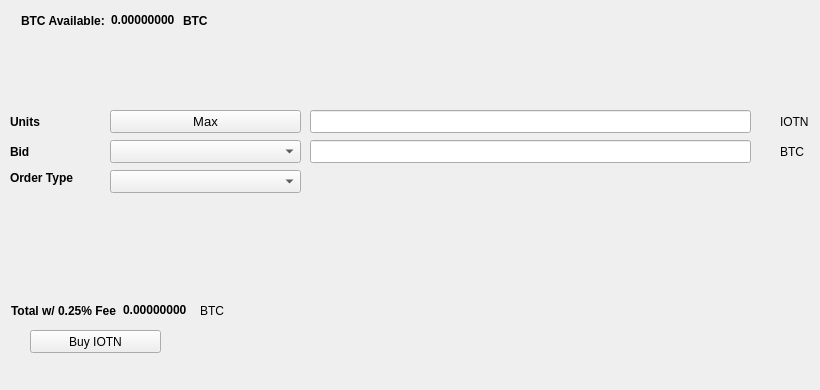
   <widget class="QWidget" name="BuyTab">
    <attribute name="title">
     <string>Buy</string>
    </attribute>
    <widget class="QPushButton" name="BuyIOTN">
     <property name="geometry">
      <rect>
       <x>30</x>
       <y>330</y>
       <width>131</width>
       <height>23</height>
      </rect>
     </property>
     <property name="text">
      <string>Buy IOTN</string>
     </property>
     <property name="icon">
      <iconset resource="../iotnexus.qrc">
       <normaloff>:/icons/bitcoin</normaloff>:/icons/bitcoin</iconset>
     </property>
    </widget>
    <widget class="QLabel" name="label_3">
     <property name="geometry">
      <rect>
       <x>10</x>
       <y>110</y>
       <width>46</width>
       <height>23</height>
      </rect>
     </property>
     <property name="font">
      <font>
       <weight>75</weight>
       <bold>true</bold>
      </font>
     </property>
     <property name="text">
      <string>Units</string>
     </property>
    </widget>
    <widget class="QLineEdit" name="UnitsInput">
     <property name="geometry">
      <rect>
       <x>310</x>
       <y>110</y>
       <width>441</width>
       <height>23</height>
      </rect>
     </property>
     <property name="font">
      <font>
       <pointsize>9</pointsize>
       <weight>75</weight>
       <bold>true</bold>
      </font>
     </property>
    </widget>
    <widget class="QLineEdit" name="BuyBidPriceEdit">
     <property name="geometry">
      <rect>
       <x>310</x>
       <y>140</y>
       <width>441</width>
       <height>23</height>
      </rect>
     </property>
     <property name="font">
      <font>
       <pointsize>9</pointsize>
       <weight>75</weight>
       <bold>true</bold>
      </font>
     </property>
    </widget>
    <widget class="QLabel" name="label_4">
     <property name="geometry">
      <rect>
       <x>780</x>
       <y>110</y>
       <width>31</width>
       <height>23</height>
      </rect>
     </property>
     <property name="text">
      <string>IOTN</string>
     </property>
    </widget>
    <widget class="QLabel" name="label_5">
     <property name="geometry">
      <rect>
       <x>780</x>
       <y>140</y>
       <width>31</width>
       <height>23</height>
      </rect>
     </property>
     <property name="text">
      <string>BTC</string>
     </property>
    </widget>
    <widget class="QLabel" name="label_6">
     <property name="geometry">
      <rect>
       <x>10</x>
       <y>140</y>
       <width>46</width>
       <height>23</height>
      </rect>
     </property>
     <property name="font">
      <font>
       <weight>75</weight>
       <bold>true</bold>
      </font>
     </property>
     <property name="text">
      <string>Bid</string>
     </property>
    </widget>
    <widget class="QLabel" name="label_7">
     <property name="geometry">
      <rect>
       <x>10</x>
       <y>170</y>
       <width>91</width>
       <height>16</height>
      </rect>
     </property>
     <property name="font">
      <font>
       <weight>75</weight>
       <bold>true</bold>
      </font>
     </property>
     <property name="text">
      <string>Order Type</string>
     </property>
    </widget>
    <widget class="QPushButton" name="Buy_Max_Amount">
     <property name="geometry">
      <rect>
       <x>110</x>
       <y>110</y>
       <width>191</width>
       <height>23</height>
      </rect>
     </property>
     <property name="font">
      <font>
       <pointsize>10</pointsize>
      </font>
     </property>
     <property name="text">
      <string>Max</string>
     </property>
    </widget>
    <widget class="QComboBox" name="BuyBidcomboBox">
     <property name="geometry">
      <rect>
       <x>110</x>
       <y>140</y>
       <width>191</width>
       <height>23</height>
      </rect>
     </property>
     <property name="font">
      <font>
       <pointsize>10</pointsize>
      </font>
     </property>
    </widget>
    <widget class="QComboBox" name="buyOrdertypeCombo">
     <property name="geometry">
      <rect>
       <x>110</x>
       <y>170</y>
       <width>191</width>
       <height>23</height>
      </rect>
     </property>
     <property name="font">
      <font>
       <pointsize>10</pointsize>
      </font>
     </property>
    </widget>
    <widget class="QWidget" name="layoutWidget1">
     <property name="geometry">
      <rect>
       <x>21</x>
       <y>11</y>
       <width>227</width>
       <height>19</height>
      </rect>
     </property>
     <layout class="QHBoxLayout" name="horizontalLayout_3">
      <item>
       <widget class="QLabel" name="label232">
        <property name="font">
         <font>
          <weight>75</weight>
          <bold>true</bold>
         </font>
        </property>
        <property name="text">
         <string>BTC Available:</string>
        </property>
       </widget>
      </item>
      <item>
       <widget class="QLabel" name="BtcAvailableLbl">
        <property name="palette">
         <palette>
          <active>
           <colorrole role="WindowText">
            <brush brushstyle="SolidPattern">
             <color alpha="255">
              <red>0</red>
              <green>0</green>
              <blue>0</blue>
             </color>
            </brush>
           </colorrole>
           <colorrole role="Button">
            <brush brushstyle="SolidPattern">
             <color alpha="255">
              <red>0</red>
              <green>170</green>
              <blue>0</blue>
             </color>
            </brush>
           </colorrole>
           <colorrole role="Light">
            <brush brushstyle="SolidPattern">
             <color alpha="255">
              <red>0</red>
              <green>255</green>
              <blue>0</blue>
             </color>
            </brush>
           </colorrole>
           <colorrole role="Midlight">
            <brush brushstyle="SolidPattern">
             <color alpha="255">
              <red>0</red>
              <green>212</green>
              <blue>0</blue>
             </color>
            </brush>
           </colorrole>
           <colorrole role="Dark">
            <brush brushstyle="SolidPattern">
             <color alpha="255">
              <red>0</red>
              <green>85</green>
              <blue>0</blue>
             </color>
            </brush>
           </colorrole>
           <colorrole role="Mid">
            <brush brushstyle="SolidPattern">
             <color alpha="255">
              <red>0</red>
              <green>113</green>
              <blue>0</blue>
             </color>
            </brush>
           </colorrole>
           <colorrole role="Text">
            <brush brushstyle="SolidPattern">
             <color alpha="255">
              <red>0</red>
              <green>170</green>
              <blue>0</blue>
             </color>
            </brush>
           </colorrole>
           <colorrole role="BrightText">
            <brush brushstyle="SolidPattern">
             <color alpha="255">
              <red>255</red>
              <green>255</green>
              <blue>255</blue>
             </color>
            </brush>
           </colorrole>
           <colorrole role="ButtonText">
            <brush brushstyle="SolidPattern">
             <color alpha="255">
              <red>0</red>
              <green>0</green>
              <blue>0</blue>
             </color>
            </brush>
           </colorrole>
           <colorrole role="Base">
            <brush brushstyle="SolidPattern">
             <color alpha="255">
              <red>255</red>
              <green>255</green>
              <blue>255</blue>
             </color>
            </brush>
           </colorrole>
           <colorrole role="Window">
            <brush brushstyle="SolidPattern">
             <color alpha="255">
              <red>0</red>
              <green>170</green>
              <blue>0</blue>
             </color>
            </brush>
           </colorrole>
           <colorrole role="Shadow">
            <brush brushstyle="SolidPattern">
             <color alpha="255">
              <red>0</red>
              <green>0</green>
              <blue>0</blue>
             </color>
            </brush>
           </colorrole>
           <colorrole role="AlternateBase">
            <brush brushstyle="SolidPattern">
             <color alpha="255">
              <red>127</red>
              <green>212</green>
              <blue>127</blue>
             </color>
            </brush>
           </colorrole>
           <colorrole role="ToolTipBase">
            <brush brushstyle="SolidPattern">
             <color alpha="255">
              <red>255</red>
              <green>255</green>
              <blue>220</blue>
             </color>
            </brush>
           </colorrole>
           <colorrole role="ToolTipText">
            <brush brushstyle="SolidPattern">
             <color alpha="255">
              <red>0</red>
              <green>0</green>
              <blue>0</blue>
             </color>
            </brush>
           </colorrole>
          </active>
          <inactive>
           <colorrole role="WindowText">
            <brush brushstyle="SolidPattern">
             <color alpha="255">
              <red>0</red>
              <green>0</green>
              <blue>0</blue>
             </color>
            </brush>
           </colorrole>
           <colorrole role="Button">
            <brush brushstyle="SolidPattern">
             <color alpha="255">
              <red>0</red>
              <green>170</green>
              <blue>0</blue>
             </color>
            </brush>
           </colorrole>
           <colorrole role="Light">
            <brush brushstyle="SolidPattern">
             <color alpha="255">
              <red>0</red>
              <green>255</green>
              <blue>0</blue>
             </color>
            </brush>
           </colorrole>
           <colorrole role="Midlight">
            <brush brushstyle="SolidPattern">
             <color alpha="255">
              <red>0</red>
              <green>212</green>
              <blue>0</blue>
             </color>
            </brush>
           </colorrole>
           <colorrole role="Dark">
            <brush brushstyle="SolidPattern">
             <color alpha="255">
              <red>0</red>
              <green>85</green>
              <blue>0</blue>
             </color>
            </brush>
           </colorrole>
           <colorrole role="Mid">
            <brush brushstyle="SolidPattern">
             <color alpha="255">
              <red>0</red>
              <green>113</green>
              <blue>0</blue>
             </color>
            </brush>
           </colorrole>
           <colorrole role="Text">
            <brush brushstyle="SolidPattern">
             <color alpha="255">
              <red>0</red>
              <green>170</green>
              <blue>0</blue>
             </color>
            </brush>
           </colorrole>
           <colorrole role="BrightText">
            <brush brushstyle="SolidPattern">
             <color alpha="255">
              <red>255</red>
              <green>255</green>
              <blue>255</blue>
             </color>
            </brush>
           </colorrole>
           <colorrole role="ButtonText">
            <brush brushstyle="SolidPattern">
             <color alpha="255">
              <red>0</red>
              <green>0</green>
              <blue>0</blue>
             </color>
            </brush>
           </colorrole>
           <colorrole role="Base">
            <brush brushstyle="SolidPattern">
             <color alpha="255">
              <red>255</red>
              <green>255</green>
              <blue>255</blue>
             </color>
            </brush>
           </colorrole>
           <colorrole role="Window">
            <brush brushstyle="SolidPattern">
             <color alpha="255">
              <red>0</red>
              <green>170</green>
              <blue>0</blue>
             </color>
            </brush>
           </colorrole>
           <colorrole role="Shadow">
            <brush brushstyle="SolidPattern">
             <color alpha="255">
              <red>0</red>
              <green>0</green>
              <blue>0</blue>
             </color>
            </brush>
           </colorrole>
           <colorrole role="AlternateBase">
            <brush brushstyle="SolidPattern">
             <color alpha="255">
              <red>127</red>
              <green>212</green>
              <blue>127</blue>
             </color>
            </brush>
           </colorrole>
           <colorrole role="ToolTipBase">
            <brush brushstyle="SolidPattern">
             <color alpha="255">
              <red>255</red>
              <green>255</green>
              <blue>220</blue>
             </color>
            </brush>
           </colorrole>
           <colorrole role="ToolTipText">
            <brush brushstyle="SolidPattern">
             <color alpha="255">
              <red>0</red>
              <green>0</green>
              <blue>0</blue>
             </color>
            </brush>
           </colorrole>
          </inactive>
          <disabled>
           <colorrole role="WindowText">
            <brush brushstyle="SolidPattern">
             <color alpha="255">
              <red>0</red>
              <green>85</green>
              <blue>0</blue>
             </color>
            </brush>
           </colorrole>
           <colorrole role="Button">
            <brush brushstyle="SolidPattern">
             <color alpha="255">
              <red>0</red>
              <green>170</green>
              <blue>0</blue>
             </color>
            </brush>
           </colorrole>
           <colorrole role="Light">
            <brush brushstyle="SolidPattern">
             <color alpha="255">
              <red>0</red>
              <green>255</green>
              <blue>0</blue>
             </color>
            </brush>
           </colorrole>
           <colorrole role="Midlight">
            <brush brushstyle="SolidPattern">
             <color alpha="255">
              <red>0</red>
              <green>212</green>
              <blue>0</blue>
             </color>
            </brush>
           </colorrole>
           <colorrole role="Dark">
            <brush brushstyle="SolidPattern">
             <color alpha="255">
              <red>0</red>
              <green>85</green>
              <blue>0</blue>
             </color>
            </brush>
           </colorrole>
           <colorrole role="Mid">
            <brush brushstyle="SolidPattern">
             <color alpha="255">
              <red>0</red>
              <green>113</green>
              <blue>0</blue>
             </color>
            </brush>
           </colorrole>
           <colorrole role="Text">
            <brush brushstyle="SolidPattern">
             <color alpha="255">
              <red>0</red>
              <green>85</green>
              <blue>0</blue>
             </color>
            </brush>
           </colorrole>
           <colorrole role="BrightText">
            <brush brushstyle="SolidPattern">
             <color alpha="255">
              <red>255</red>
              <green>255</green>
              <blue>255</blue>
             </color>
            </brush>
           </colorrole>
           <colorrole role="ButtonText">
            <brush brushstyle="SolidPattern">
             <color alpha="255">
              <red>0</red>
              <green>85</green>
              <blue>0</blue>
             </color>
            </brush>
           </colorrole>
           <colorrole role="Base">
            <brush brushstyle="SolidPattern">
             <color alpha="255">
              <red>0</red>
              <green>170</green>
              <blue>0</blue>
             </color>
            </brush>
           </colorrole>
           <colorrole role="Window">
            <brush brushstyle="SolidPattern">
             <color alpha="255">
              <red>0</red>
              <green>170</green>
              <blue>0</blue>
             </color>
            </brush>
           </colorrole>
           <colorrole role="Shadow">
            <brush brushstyle="SolidPattern">
             <color alpha="255">
              <red>0</red>
              <green>0</green>
              <blue>0</blue>
             </color>
            </brush>
           </colorrole>
           <colorrole role="AlternateBase">
            <brush brushstyle="SolidPattern">
             <color alpha="255">
              <red>0</red>
              <green>170</green>
              <blue>0</blue>
             </color>
            </brush>
           </colorrole>
           <colorrole role="ToolTipBase">
            <brush brushstyle="SolidPattern">
             <color alpha="255">
              <red>255</red>
              <green>255</green>
              <blue>220</blue>
             </color>
            </brush>
           </colorrole>
           <colorrole role="ToolTipText">
            <brush brushstyle="SolidPattern">
             <color alpha="255">
              <red>0</red>
              <green>0</green>
              <blue>0</blue>
             </color>
            </brush>
           </colorrole>
          </disabled>
         </palette>
        </property>
        <property name="font">
         <font>
          <weight>75</weight>
          <bold>true</bold>
         </font>
        </property>
        <property name="text">
         <string>0.00000000</string>
        </property>
        <property name="textInteractionFlags">
         <set>Qt::LinksAccessibleByMouse|Qt::TextSelectableByKeyboard|Qt::TextSelectableByMouse</set>
        </property>
       </widget>
      </item>
      <item>
       <widget class="QLabel" name="BtcAvailableLbl_2">
        <property name="font">
         <font>
          <weight>75</weight>
          <bold>true</bold>
         </font>
        </property>
        <property name="text">
         <string>BTC</string>
        </property>
       </widget>
      </item>
     </layout>
    </widget>
    <widget class="QWidget" name="layoutWidge2">
     <property name="geometry">
      <rect>
       <x>11</x>
       <y>301</y>
       <width>259</width>
       <height>19</height>
      </rect>
     </property>
     <layout class="QHBoxLayout" name="horizontalLayout_4">
      <item>
       <widget class="QLabel" name="label_9">
        <property name="font">
         <font>
          <weight>75</weight>
          <bold>true</bold>
         </font>
        </property>
        <property name="text">
         <string>Total w/ 0.25% Fee</string>
        </property>
       </widget>
      </item>
      <item>
       <widget class="QLabel" name="BuyCostLabel">
        <property name="palette">
         <palette>
          <active>
           <colorrole role="WindowText">
            <brush brushstyle="SolidPattern">
             <color alpha="255">
              <red>0</red>
              <green>0</green>
              <blue>0</blue>
             </color>
            </brush>
           </colorrole>
           <colorrole role="Button">
            <brush brushstyle="SolidPattern">
             <color alpha="255">
              <red>0</red>
              <green>170</green>
              <blue>0</blue>
             </color>
            </brush>
           </colorrole>
           <colorrole role="Light">
            <brush brushstyle="SolidPattern">
             <color alpha="255">
              <red>0</red>
              <green>255</green>
              <blue>0</blue>
             </color>
            </brush>
           </colorrole>
           <colorrole role="Midlight">
            <brush brushstyle="SolidPattern">
             <color alpha="255">
              <red>0</red>
              <green>212</green>
              <blue>0</blue>
             </color>
            </brush>
           </colorrole>
           <colorrole role="Dark">
            <brush brushstyle="SolidPattern">
             <color alpha="255">
              <red>0</red>
              <green>85</green>
              <blue>0</blue>
             </color>
            </brush>
           </colorrole>
           <colorrole role="Mid">
            <brush brushstyle="SolidPattern">
             <color alpha="255">
              <red>0</red>
              <green>113</green>
              <blue>0</blue>
             </color>
            </brush>
           </colorrole>
           <colorrole role="Text">
            <brush brushstyle="SolidPattern">
             <color alpha="255">
              <red>0</red>
              <green>170</green>
              <blue>0</blue>
             </color>
            </brush>
           </colorrole>
           <colorrole role="BrightText">
            <brush brushstyle="SolidPattern">
             <color alpha="255">
              <red>255</red>
              <green>255</green>
              <blue>255</blue>
             </color>
            </brush>
           </colorrole>
           <colorrole role="ButtonText">
            <brush brushstyle="SolidPattern">
             <color alpha="255">
              <red>0</red>
              <green>0</green>
              <blue>0</blue>
             </color>
            </brush>
           </colorrole>
           <colorrole role="Base">
            <brush brushstyle="SolidPattern">
             <color alpha="255">
              <red>255</red>
              <green>255</green>
              <blue>255</blue>
             </color>
            </brush>
           </colorrole>
           <colorrole role="Window">
            <brush brushstyle="SolidPattern">
             <color alpha="255">
              <red>0</red>
              <green>170</green>
              <blue>0</blue>
             </color>
            </brush>
           </colorrole>
           <colorrole role="Shadow">
            <brush brushstyle="SolidPattern">
             <color alpha="255">
              <red>0</red>
              <green>0</green>
              <blue>0</blue>
             </color>
            </brush>
           </colorrole>
           <colorrole role="AlternateBase">
            <brush brushstyle="SolidPattern">
             <color alpha="255">
              <red>127</red>
              <green>212</green>
              <blue>127</blue>
             </color>
            </brush>
           </colorrole>
           <colorrole role="ToolTipBase">
            <brush brushstyle="SolidPattern">
             <color alpha="255">
              <red>255</red>
              <green>255</green>
              <blue>220</blue>
             </color>
            </brush>
           </colorrole>
           <colorrole role="ToolTipText">
            <brush brushstyle="SolidPattern">
             <color alpha="255">
              <red>0</red>
              <green>0</green>
              <blue>0</blue>
             </color>
            </brush>
           </colorrole>
          </active>
          <inactive>
           <colorrole role="WindowText">
            <brush brushstyle="SolidPattern">
             <color alpha="255">
              <red>0</red>
              <green>0</green>
              <blue>0</blue>
             </color>
            </brush>
           </colorrole>
           <colorrole role="Button">
            <brush brushstyle="SolidPattern">
             <color alpha="255">
              <red>0</red>
              <green>170</green>
              <blue>0</blue>
             </color>
            </brush>
           </colorrole>
           <colorrole role="Light">
            <brush brushstyle="SolidPattern">
             <color alpha="255">
              <red>0</red>
              <green>255</green>
              <blue>0</blue>
             </color>
            </brush>
           </colorrole>
           <colorrole role="Midlight">
            <brush brushstyle="SolidPattern">
             <color alpha="255">
              <red>0</red>
              <green>212</green>
              <blue>0</blue>
             </color>
            </brush>
           </colorrole>
           <colorrole role="Dark">
            <brush brushstyle="SolidPattern">
             <color alpha="255">
              <red>0</red>
              <green>85</green>
              <blue>0</blue>
             </color>
            </brush>
           </colorrole>
           <colorrole role="Mid">
            <brush brushstyle="SolidPattern">
             <color alpha="255">
              <red>0</red>
              <green>113</green>
              <blue>0</blue>
             </color>
            </brush>
           </colorrole>
           <colorrole role="Text">
            <brush brushstyle="SolidPattern">
             <color alpha="255">
              <red>0</red>
              <green>170</green>
              <blue>0</blue>
             </color>
            </brush>
           </colorrole>
           <colorrole role="BrightText">
            <brush brushstyle="SolidPattern">
             <color alpha="255">
              <red>255</red>
              <green>255</green>
              <blue>255</blue>
             </color>
            </brush>
           </colorrole>
           <colorrole role="ButtonText">
            <brush brushstyle="SolidPattern">
             <color alpha="255">
              <red>0</red>
              <green>0</green>
              <blue>0</blue>
             </color>
            </brush>
           </colorrole>
           <colorrole role="Base">
            <brush brushstyle="SolidPattern">
             <color alpha="255">
              <red>255</red>
              <green>255</green>
              <blue>255</blue>
             </color>
            </brush>
           </colorrole>
           <colorrole role="Window">
            <brush brushstyle="SolidPattern">
             <color alpha="255">
              <red>0</red>
              <green>170</green>
              <blue>0</blue>
             </color>
            </brush>
           </colorrole>
           <colorrole role="Shadow">
            <brush brushstyle="SolidPattern">
             <color alpha="255">
              <red>0</red>
              <green>0</green>
              <blue>0</blue>
             </color>
            </brush>
           </colorrole>
           <colorrole role="AlternateBase">
            <brush brushstyle="SolidPattern">
             <color alpha="255">
              <red>127</red>
              <green>212</green>
              <blue>127</blue>
             </color>
            </brush>
           </colorrole>
           <colorrole role="ToolTipBase">
            <brush brushstyle="SolidPattern">
             <color alpha="255">
              <red>255</red>
              <green>255</green>
              <blue>220</blue>
             </color>
            </brush>
           </colorrole>
           <colorrole role="ToolTipText">
            <brush brushstyle="SolidPattern">
             <color alpha="255">
              <red>0</red>
              <green>0</green>
              <blue>0</blue>
             </color>
            </brush>
           </colorrole>
          </inactive>
          <disabled>
           <colorrole role="WindowText">
            <brush brushstyle="SolidPattern">
             <color alpha="255">
              <red>0</red>
              <green>85</green>
              <blue>0</blue>
             </color>
            </brush>
           </colorrole>
           <colorrole role="Button">
            <brush brushstyle="SolidPattern">
             <color alpha="255">
              <red>0</red>
              <green>170</green>
              <blue>0</blue>
             </color>
            </brush>
           </colorrole>
           <colorrole role="Light">
            <brush brushstyle="SolidPattern">
             <color alpha="255">
              <red>0</red>
              <green>255</green>
              <blue>0</blue>
             </color>
            </brush>
           </colorrole>
           <colorrole role="Midlight">
            <brush brushstyle="SolidPattern">
             <color alpha="255">
              <red>0</red>
              <green>212</green>
              <blue>0</blue>
             </color>
            </brush>
           </colorrole>
           <colorrole role="Dark">
            <brush brushstyle="SolidPattern">
             <color alpha="255">
              <red>0</red>
              <green>85</green>
              <blue>0</blue>
             </color>
            </brush>
           </colorrole>
           <colorrole role="Mid">
            <brush brushstyle="SolidPattern">
             <color alpha="255">
              <red>0</red>
              <green>113</green>
              <blue>0</blue>
             </color>
            </brush>
           </colorrole>
           <colorrole role="Text">
            <brush brushstyle="SolidPattern">
             <color alpha="255">
              <red>0</red>
              <green>85</green>
              <blue>0</blue>
             </color>
            </brush>
           </colorrole>
           <colorrole role="BrightText">
            <brush brushstyle="SolidPattern">
             <color alpha="255">
              <red>255</red>
              <green>255</green>
              <blue>255</blue>
             </color>
            </brush>
           </colorrole>
           <colorrole role="ButtonText">
            <brush brushstyle="SolidPattern">
             <color alpha="255">
              <red>0</red>
              <green>85</green>
              <blue>0</blue>
             </color>
            </brush>
           </colorrole>
           <colorrole role="Base">
            <brush brushstyle="SolidPattern">
             <color alpha="255">
              <red>0</red>
              <green>170</green>
              <blue>0</blue>
             </color>
            </brush>
           </colorrole>
           <colorrole role="Window">
            <brush brushstyle="SolidPattern">
             <color alpha="255">
              <red>0</red>
              <green>170</green>
              <blue>0</blue>
             </color>
            </brush>
           </colorrole>
           <colorrole role="Shadow">
            <brush brushstyle="SolidPattern">
             <color alpha="255">
              <red>0</red>
              <green>0</green>
              <blue>0</blue>
             </color>
            </brush>
           </colorrole>
           <colorrole role="AlternateBase">
            <brush brushstyle="SolidPattern">
             <color alpha="255">
              <red>0</red>
              <green>170</green>
              <blue>0</blue>
             </color>
            </brush>
           </colorrole>
           <colorrole role="ToolTipBase">
            <brush brushstyle="SolidPattern">
             <color alpha="255">
              <red>255</red>
              <green>255</green>
              <blue>220</blue>
             </color>
            </brush>
           </colorrole>
           <colorrole role="ToolTipText">
            <brush brushstyle="SolidPattern">
             <color alpha="255">
              <red>0</red>
              <green>0</green>
              <blue>0</blue>
             </color>
            </brush>
           </colorrole>
          </disabled>
         </palette>
        </property>
        <property name="font">
         <font>
          <weight>75</weight>
          <bold>true</bold>
         </font>
        </property>
        <property name="autoFillBackground">
         <bool>false</bool>
        </property>
        <property name="text">
         <string>0.00000000</string>
        </property>
        <property name="textInteractionFlags">
         <set>Qt::LinksAccessibleByMouse|Qt::TextSelectableByMouse</set>
        </property>
       </widget>
      </item>
      <item>
       <widget class="QLabel" name="label_10">
        <property name="font">
         <font>
          <weight>50</weight>
          <bold>false</bold>
         </font>
        </property>
        <property name="text">
         <string>BTC</string>
        </property>
       </widget>
      </item>
     </layout>
    </widget>
    <widget class="QLabel" name="label_24">
     <property name="geometry">
      <rect>
       <x>460</x>
       <y>300</y>
       <width>281</width>
       <height>81</height>
      </rect>
     </property>
     <property name="text">
      <string/>
     </property>
     <property name="pixmap">
      <pixmap>:/images/bittrex</pixmap>
     </property>
    </widget>
   </widget>
